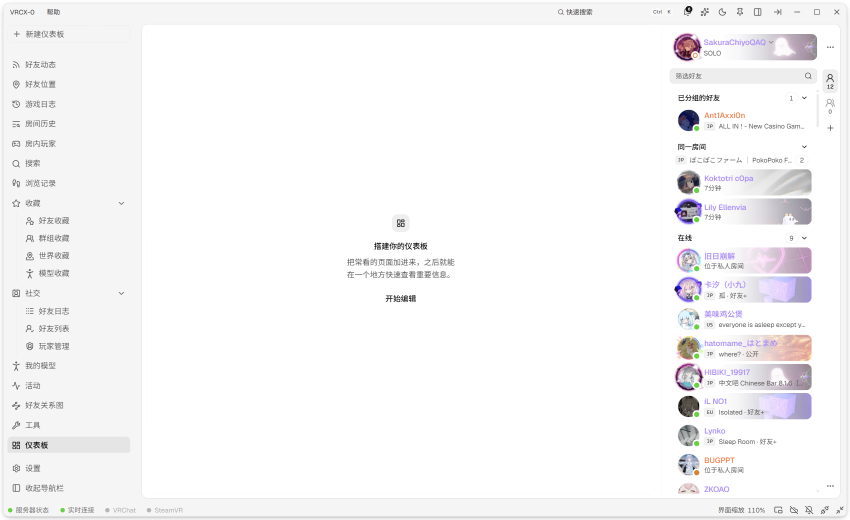
#> input picture docs/ref/vrcx0-overview.png, 1700 x 1040 px (shown at 1/2 size)
$ python measure_ref_nav.py
#> lines starting #> are read from the running program, lines starting #| are printed output that depends on the picture
#!/usr/bin/env python3
"""量 VRCX-0 真机截图侧栏导航的行距（对应 src/ui/shadcn/sidebar.tsx 的 h-8 / h-7 两档）。

    python3 scripts/measure_ref_nav.py            # 读 docs/ref/vrcx0-overview.png
    -> docs/ref/nav-measure.json

口径：侧栏文字带（x 10..275）逐行统计暗像素，连续行 = 一条导航文字；相邻文字带起点差 = 行距。
截图 UI 缩放 110%，所以 32px(h-8)×1.1 + 4px(gap-1)×1.1 ≈ 40，28px(h-7)×1.1 + 4.4 ≈ 35。
"""
import json
import os

import numpy as np
from PIL import Image

ROOT = os.path.dirname(os.path.dirname(os.path.abspath(__file__)))
SHOT = os.path.join(ROOT, "docs/ref/vrcx0-overview.png")
OUT = os.path.join(ROOT, "docs/ref/nav-measure.json")

im = Image.open(SHOT).convert("RGB")
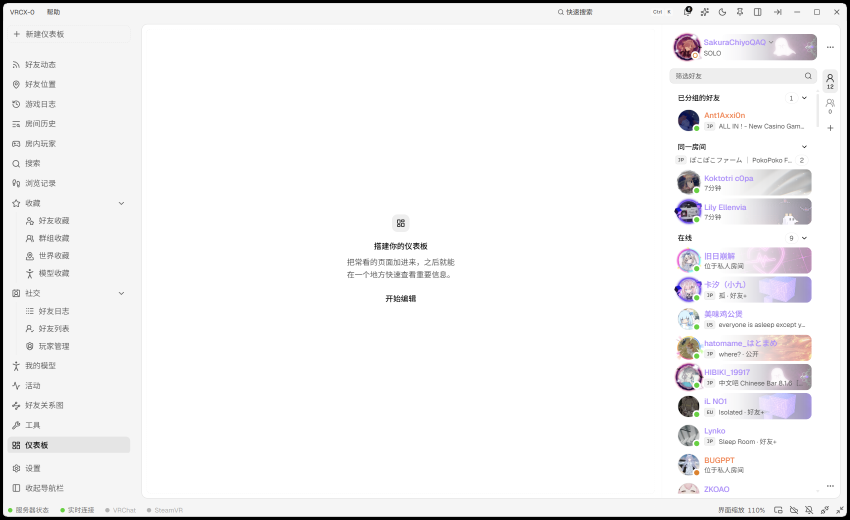
#> im: PIL image 1700x1040 RGB (shown at 1/2 size); mean R, G, B 242.7, 242.2, 243
a = np.asarray(im)
# 侧栏在 inner 左上：x6..x283，顶栏 39 之后
sub = a[45:1000, 10:275]
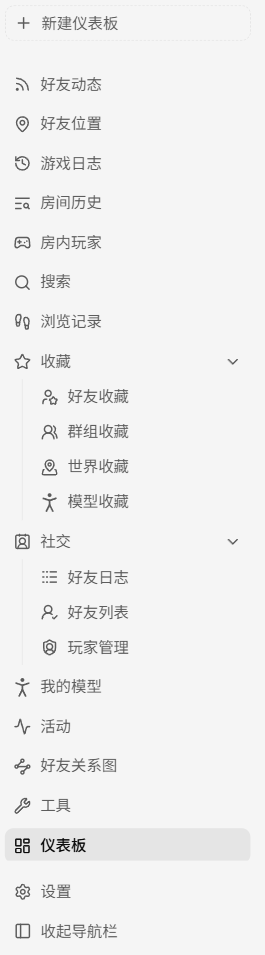
#> sub: shape (955, 265, 3); min 10, max 245, mean 239.7
dark = (sub.mean(axis=2) < 150).sum(axis=1)
#> dark = 955 values, max 45 at index 765, min 0 at index 0, mean 6.7

runs = []
start = None
for i, v in enumerate(dark):
    if v > 3 and start is None:
        start = i
    elif v <= 3 and start is not None:
        runs.append([start + 45, i + 45])
        start = None
#> this loop made 955 passes
#> v on passes 1 to 12: 0, 0, 0, 0, 0, 0, 0, 0, 0, 0, 0, 0
#> after the loop, runs = 26 pairs, first value 61 to 969, second value 75 to 983
# 1px 的碎带是分割线/下划线，不算文字行
runs = [r for r in runs if r[1] - r[0] >= 6]
#> runs = [[61, 75], [123, 136], [161, 176], [201, 215], [241, 254], [281, 294], [320, 333], [359, 374], [399, 414], [434, 449], [470, 483], [504, 518], [539, 553], [579, 594], [616, 629], [650, 664], [685, 700], [724, 740], [765, 778], [803, 817], [843, 858], [883, 898], [930, 944], [969, 983]]
starts = [r[0] for r in runs]
#> starts = [61, 123, 161, 201, 241, 281, 320, 359, 399, 434, 470, 504, 539, 579, 616, 650, 685, 724, 765, 803, 843, 883, 930, 969]
pitches = [starts[i] - starts[i - 1] for i in range(1, len(starts))]
#> pitches = [62, 38, 40, 40, 40, 39, 39, 40, 35, 36, 34, 35, 40, 37, 34, 35, 39, 41, 38, 40, 40, 47, 39]

# 每行的左端 x：顶层图标 ~25，二级子项 ~52（SidebarMenuSub 的 mx-3.5 + px-2.5 + SubButton px-2）
x_starts = []
for y0, y1 in runs:
    cols = (sub[:, :, :].mean(axis=2)[y0 - 45:y1 - 45] < 150).sum(axis=0)
    xs = [j + 10 for j, v in enumerate(cols) if v >= 2]
    x_starts.append(xs[0] if xs else None)
#> this loop made 24 passes
#> after the loop, x_starts = [28, 26, 26, 25, 25, 24, 25, 25, 25, 52, 52, 52, 54, 25, 53, 52, 53, 26, 27, 25, 25, 25, 26, 26]
top_x = [x for x in x_starts if x is not None and x < 40]
#> top_x = [28, 26, 26, 25, 25, 24, 25, 25, 25, 25, 26, 27, 25, 25, 25, 26, 26]
subp_x = [x for x in x_starts if x is not None and x >= 40]
#> subp_x = [52, 52, 52, 54, 53, 52, 53]

# 顶层项 h-8×1.1 + gap 4.4 ≈ 40；子项 h-7×1.1 + 4.4 ≈ 35（首行上面还有 header，单列不计）
top = [p for p in pitches if 37 <= p <= 43]
#> top = [38, 40, 40, 40, 39, 39, 40, 40, 37, 39, 41, 38, 40, 40, 39]
sub = [p for p in pitches if 32 <= p <= 36]
#> sub = [35, 36, 34, 35, 34, 35]


def med(xs):
    return round(float(np.median(xs)), 1) if xs else None


top_icon_x = med(top_x)
#> top_icon_x = 25
sub_icon_x = med(subp_x)
#> sub_icon_x = 52
indent = round(sub_icon_x - top_icon_x, 1) if top_icon_x is not None and sub_icon_x is not None else None
#> indent = 27

report = {
    "_note": "measure_ref_nav.py：侧栏文字带起点差 = 行距；左端 x 差 = 二级缩进；截图 110% 缩放",
    "image": os.path.relpath(SHOT, ROOT),
    "text_bands_y": [r[0] for r in runs],
    "text_bands_x": x_starts,
    "pitches": pitches,
    "top_pitch": med(top),
    "sub_pitch": med(sub),
    "top_icon_x": top_icon_x,
    "sub_icon_x": sub_icon_x,
    "sub_indent": indent,
    "source": "VRCX-0 src/ui/shadcn/sidebar.tsx h-8(top)/h-7(sub) + SidebarMenu gap-1 + SidebarMenuSub mx-3.5 border-l px-2.5",
}
os.makedirs(os.path.dirname(OUT), exist_ok=True)
with open(OUT, "w", encoding="utf-8") as f:
    json.dump(report, f, ensure_ascii=False, indent=1)
print(json.dumps({k: report[k] for k in ("top_pitch", "sub_pitch", "pitches")}, ensure_ascii=False))
#| {"top_pitch": 40.0, "sub_pitch": 35.0, "pitches": [62, 38, 40, 40, 40, 39, 39, 40, 35, 36, 34, 35, 40, 37, 34, 35, 39, 41, 38, 40, 40, 47, 39]}

$ run again, with docs/ref/crop-favorites-head.png copied over docs/ref/vrcx0-overview.png
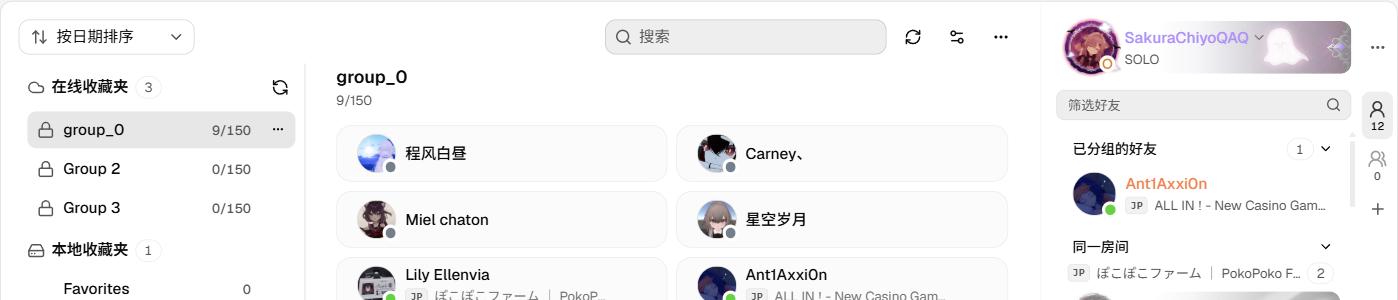
#> input picture docs/ref/crop-favorites-head.png, 1398 x 300 px
#> im is the input picture: PIL image 1398x300 RGB; mean R, G, B 243.3, 242.7, 243.5
#> `sub = a[45:1000, 10:275]`:
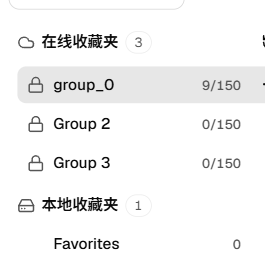
#> sub: shape (255, 265, 3); min 10, max 255, mean 243
#> dark = 255 values, max 62 at index 205, min 0 at index 0, mean 10.29
#> the loop `for i, v in enumerate(dark):` made 255 passes
#> v on passes 1 to 8: 0, 0, 0, 0, 0, 0, 0, 0
#> after the loop `for i, v in enumerate(dark):`: runs = [[79, 93], [122, 123], [124, 138], [161, 162], [163, 175], [176, 177], [201, 214], [215, 216], [242, 257], [283, 294]]
#> `runs = [r for r in runs if r[1] - r[0] >= 6]`: runs = [[79, 93], [124, 138], [163, 175], [201, 214], [242, 257], [283, 294]]
#> starts = [79, 124, 163, 201, 242, 283]
#> pitches = [45, 39, 38, 41, 41]
#> the loop `for y0, y1 in runs:` made 6 passes
#> after the loop `for y0, y1 in runs:`: x_starts = [28, 39, 39, 39, 28, 65]
#> top_x = [28, 39, 39, 39, 28]
#> subp_x = [65]
#> top = [39, 38, 41, 41]
#> `sub = [p for p in pitches if 32 <= p <= 36]`: sub = []
#> top_icon_x = 39
#> sub_icon_x = 65
#> indent = 26
#| {"top_pitch": 40.0, "sub_pitch": null, "pitches": [45, 39, 38, 41, 41]}

$ run again, with docs/ref/crop-feed-head.png copied over docs/ref/vrcx0-overview.png
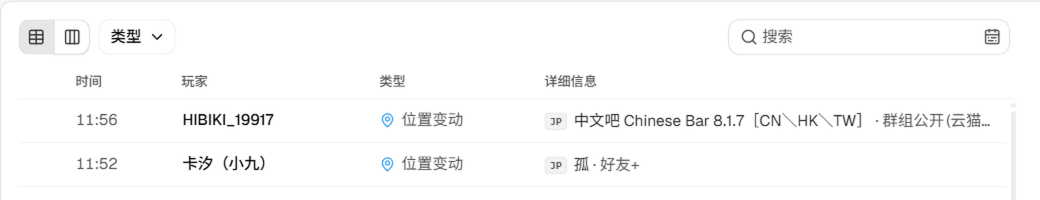
#> input picture docs/ref/crop-feed-head.png, 2080 x 400 px (shown at 1/2 size)
#> im is the input picture: PIL image 2080x400 RGB; mean R, G, B 249.9, 250, 250
#> `sub = a[45:1000, 10:275]`:
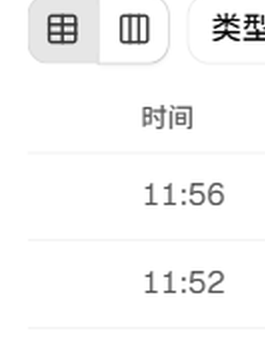
#> sub: shape (355, 265, 3); min 0, max 255, mean 247.1
#> dark = 355 values, max 88 at index 32, min 0 at index 0, mean 7.98
#> the loop `for i, v in enumerate(dark):` made 355 passes
#> v on passes 1 to 8: 0, 0, 0, 0, 0, 0, 0, 0
#> after the loop `for i, v in enumerate(dark):`: runs = [[59, 89], [151, 174], [228, 250], [316, 338]]
#> starts = [59, 151, 228, 316]
#> pitches = [92, 77, 88]
#> the loop `for y0, y1 in runs:` made 4 passes
#> after the loop `for y0, y1 in runs:`: x_starts = [58, 153, 156, 156]
#> top_x = []
#> subp_x = [58, 153, 156, 156]
#> top = []
#> sub_icon_x = 154.5
#| {"top_pitch": null, "sub_pitch": null, "pitches": [92, 77, 88]}

$ run again, with docs/ref/crop-feed-types.png copied over docs/ref/vrcx0-overview.png
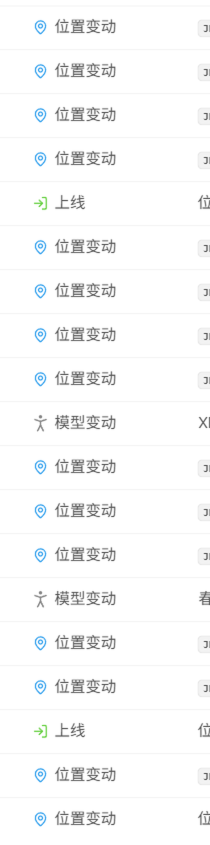
#> input picture docs/ref/crop-feed-types.png, 420 x 1690 px (shown at 1/2 size)
#> im is the input picture: PIL image 420x1690 RGB; mean R, G, B 247.8, 248.4, 248.7
#> `sub = a[45:1000, 10:275]`:
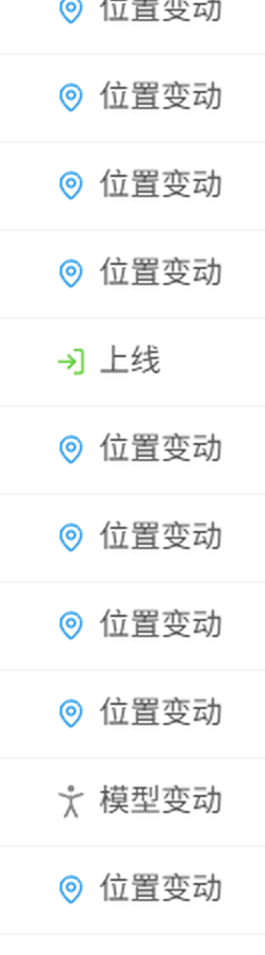
#> sub: shape (955, 265, 3); mean R, G, B 244.7, 245.8, 246.3
#> dark = 955 values, max 65 at index 19, min 0 at index 22, mean 9.15
#> the loop `for i, v in enumerate(dark):` made 955 passes
#> v on passes 1 to 8: 47, 24, 25, 33, 45, 38, 12, 11
#> after the loop `for i, v in enumerate(dark):`: runs = [[45, 66], [127, 154], [215, 242], [303, 330], [391, 419], [479, 506], [567, 594], [655, 682], [743, 770], [831, 859], [860, 861], [919, 946]]
#> `runs = [r for r in runs if r[1] - r[0] >= 6]`: runs = [[45, 66], [127, 154], [215, 242], [303, 330], [391, 419], [479, 506], [567, 594], [655, 682], [743, 770], [831, 859], [919, 946]]
#> starts = [45, 127, 215, 303, 391, 479, 567, 655, 743, 831, 919]
#> pitches = [82, 88, 88, 88, 88, 88, 88, 88, 88, 88]
#> the loop `for y0, y1 in runs:` made 11 passes
#> after the loop `for y0, y1 in runs:`: x_starts = [112, 112, 112, 112, 70, 112, 112, 112, 112, 75, 112]
#> top_x = []
#> subp_x has the same summary as x_starts
#> sub_icon_x = 112
#| {"top_pitch": null, "sub_pitch": null, "pitches": [82, 88, 88, 88, 88, 88, 88, 88, 88, 88]}
